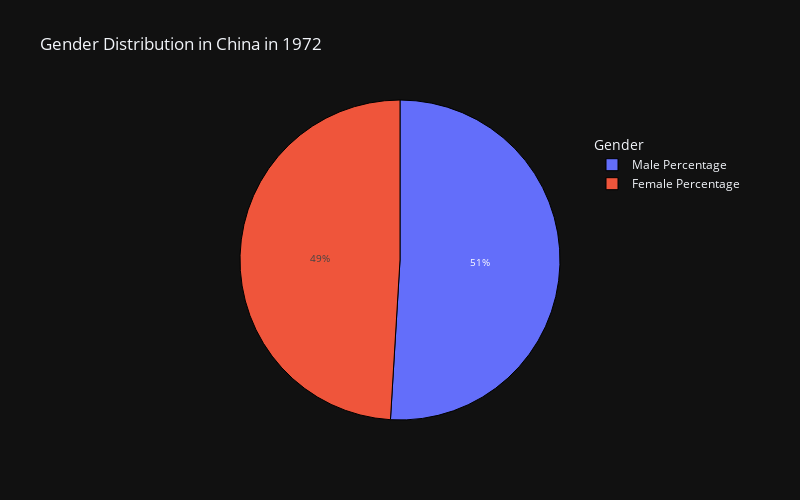

The cell this chart's notebook holds for it:
### Code cell
# we need to make a pie chart for each year to specify the percentage of gender 

fig_pie = go.Figure()
fig_pie.add_trace(go.Pie(labels=df2.columns[5:7], values=df2.iloc[3,5:7]
                         ),)
fig_pie.update_traces(hoverinfo='label+value', textfont_size=10,
                      marker=dict(line=dict(color='#000000', width=1 ), ))

fig_pie.update_layout(title=f'Gender Distribution in China in {df2["Year"].iloc[3]}',
    template="plotly_dark", legend_title="Gender", legend=dict(x=0.80, y=0.90,),height=500, width=800)

### Figure 1 — Plotly figure (JSON) as saved in the notebook; plotly's stock layout.template omitted (floating-point values rounded to 4 significant figures)
{"data": [{"hoverinfo": "label+value", "labels": ["Male Percentage", "Female Percentage"], "marker": {"line": {"color": "#000000", "width": 1}}, "textfont": {"size": 10}, "type": "pie", "values": [50.95, 49.05]}], "layout": {"height": 500, "legend": {"title": {"text": "Gender"}, "x": 0.8, "y": 0.9}, "title": {"text": "Gender Distribution in China in 1972"}, "width": 800}}
